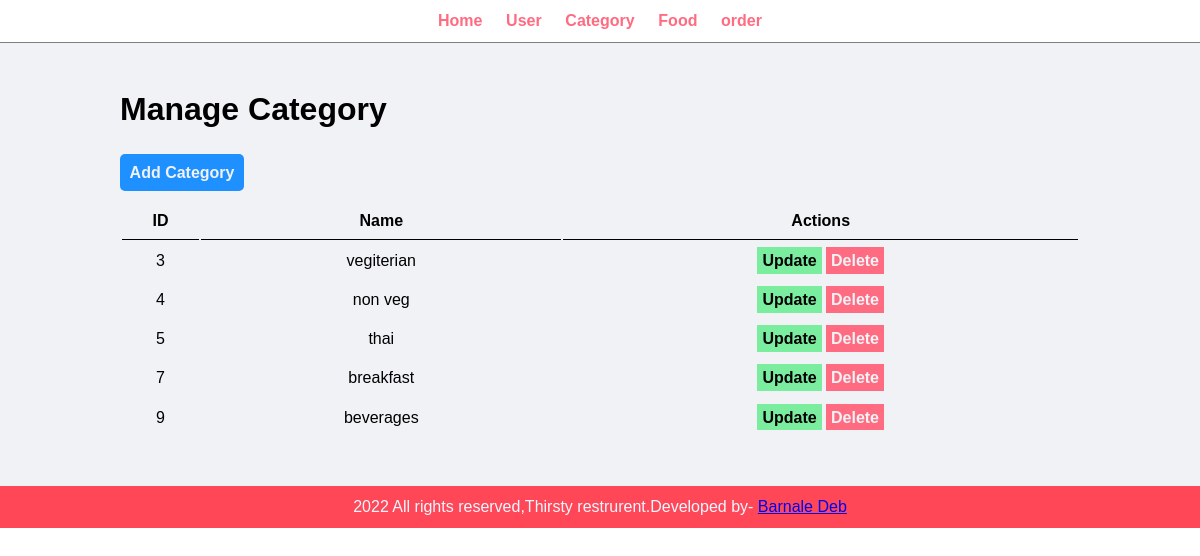
/admin2/manage-category.php, run on the app's committed database.
### tables this page shows
CREATE TABLE `table_category` (
  `id` int(10) UNSIGNED NOT NULL,
  `name` varchar(255) NOT NULL
);

### admin2/dao.php (called while the page is built, shortened)
<?php
function get_category(){
    $con=$GLOBALS['con'];
    $sql="select * from table_category";
    $result=$con->query($sql);
    $getData=array();
    if($result->num_rows>0){
        while($row=$result->fetch_assoc()){
            $getData[]=$row;
        }
    }
    return $getData;
}
?>

### admin2/manage-category.php (the view, shortened to what this page needs)
<?php
include "menu.php";
include "dao.php";
$category=get_category()
?>
<!doctype html>
<html>
     <head>
          <link href="all.css" rel="stylesheet">
     </head>
     <body>
          <div class="main-content">
               <div class="wrapper">
                    <h1>Manage Category</h1>
                    <br><br>
                    <a href="add-category.php" class="btn-primary">Add Category</a>
                    <br><br>
                    <table class="tbl-full">
                         <thead>
                              <tr>
                                   <th>ID</th>
                                   <th>Name</th>
                                   <th>Actions</th>
                              </tr>
                         </thead>
                         <tbody>
                              <?php foreach($category as $c){?>
                                   <tr>
                                        <td><?=$c['id'];?></td>
                                        <td><?=$c['name'];?></td>
                                        <td>
                                             <a href="update-category.php?id=<?=$c['id'];?>" class="btn-secondary">Update</a>
                                             <a href="control.php?id=<?=$c['id'];?>&n=<?='dlt-cat'?>" class="btn-denger">Delete</a>
                                             <br>
                                        </td>
                                   </tr>
                              <?php } ?>
                         </tbody>
                    </table>
               </div>
          </div>
     </body>
</html>
<?php include "footer.php";?>

### admin2/all.css (style rules this page uses)
* { margin :0; padding: 0; font-family: Arial, Helvetica, sans-serif; }
.wrapper { padding: 1%; width: 80%; margin: 0 auto; }
.tbl-full { width: 100%; }
table thead tr th { border-bottom: 1px solid black ; padding: 1%; text-align: center; }
table tbody tr td { padding: 1%; text-align: center; }
.btn-primary { background-color: #1e90ff; padding: 1%; color: #f1f2f6; text-decoration: none; font-weight: bold; border-radius: 5px; }
.btn-secondary { background-color: #7bed9f; padding: 1%; color: black; text-decoration: none; font-weight: bold; }
.btn-denger { background-color: #ff6b81; padding: 1%; color: #f1f2f6; text-decoration: none; font-weight: bold; }
.main-content { background-color: #f1f2f6; padding: 3% 0%; }

### problem/admin.css (style rules this page uses)
* { margin :0; padding: 0; font-family: Arial, Helvetica, sans-serif; }
.wrapper { padding: 1%; width: 80%; margin: 0 auto; }
.tbl-full { width: 100%; }
table tr th { border-bottom: 1px solid black ; padding: 1%; text-align: left; }
table tr td { padding: 1%; }
.btn-primary { background-color: #1e90ff; padding: 1%; color: #f1f2f6; text-decoration: none; font-weight: bold; }
.btn-secondary { background-color: #7bed9f; padding: 1%; color: black; text-decoration: none; font-weight: bold; }
.btn-denger { background-color: #ff6b81; padding: 1%; color: #f1f2f6; text-decoration: none; font-weight: bold; }
.main-content { background-color: #f1f2f6; padding: 3% 0%; }

### data on the page
table_category: id "3", name "vegiterian"
table_category: id "4", name "non veg"
table_category: id "5", name "thai"
table_category: id "7", name "breakfast"
table_category: id "9", name "beverages"
